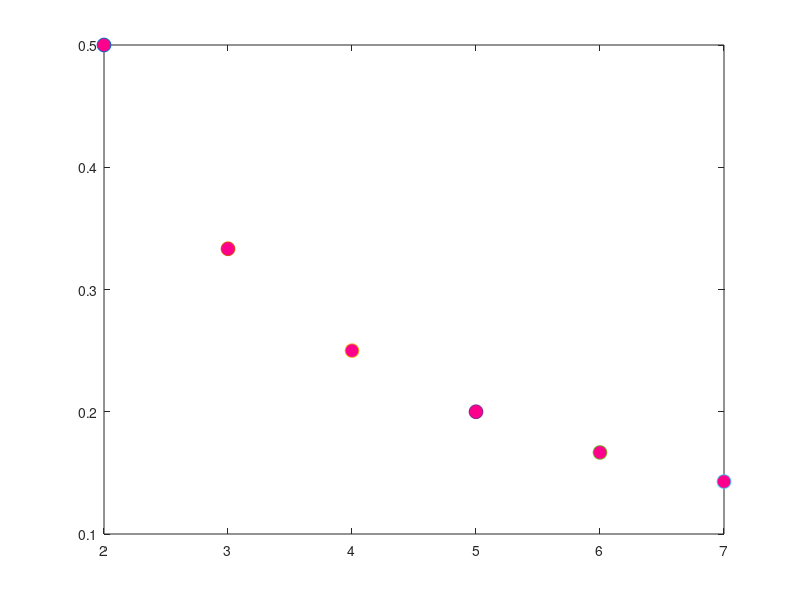

Reproduce this figure in MATLAB.
function l5ex19()
  clc;
  x = [2, 3, 4, 5, 6, 7];
  y = [0.5, 0.3333, 0.25, 0.2, 0.1667, 0.1429];
  
  %x = [0, 1, 2, 3, 4, 5];
  %y = [2.1, 7.7, 13.6, 27.2, 40.9, 61.1];
  
  ordem = input("Defina o grau do polinonimo: ");
  fprintf("Ordem escolhida: %i \n", ordem)
  
  coeficientes = elementos(ordem, x, y)
  [r2, coeficiteDeterminacao] = determinacao(coeficientes, x, y)
  
  plotrosa(x, y)
endfunction

function x = elementos(ordem, x, y)
  matrizA = zeros(ordem+1, ordem+2);
  [~, n] = size(x)
  for i = 1:(ordem+1)
    for j = 1:i
      k = i+j-2;
      soma = 0;
      for l = 1:n
        soma = soma + ((x(l))^k);
      endfor
      matrizA(i, j) = soma;
      matrizA(j, i) = soma;
    endfor
    soma = 0;
    for l = 1:n
      soma = soma + (y(l))*((x(l))^(i-1));
    endfor
    matrizA(i, ordem+2) = soma;
  endfor
  A = matrizA(:, 1:(end-1));
  b = matrizA(:, end);
  x = A\b;
endfunction

function [r2, coeficiteDeterminacao] = determinacao(coeficientes, x, y)
  st = 0;
  sr = 0;
  for i = 1:numel(x)
    func = funcao(coeficientes, (x(i)));
    sr = sr + (y(i) - func)^2;
    st = st + (y(i) - mean(y))^2;
  endfor
  r2 = (st - sr)/st;
  coeficiteDeterminacao = sqrt(r2);
endfunction

function y = funcao(coeficientes, x)
  y = 0;
  for i = numel(coeficientes):-1:1 % Decrementa os coeficientes
    y = y + coeficientes(i) * x^(i - 1); % Somatorio???
  endfor
endfunction

function plotrosa(x,y)
  for i = 1:numel(x)
    plot(x(i), y(i), 'marker', 'o', 'markersize', 10, 'markerfacecolor', [0.9922, 0.0000, 0.5490], 'DisplayName', 'Pontos')
    hold on;
  endfor
  hold off;
  % Curva fit: 
  %polyfit
endfunction
